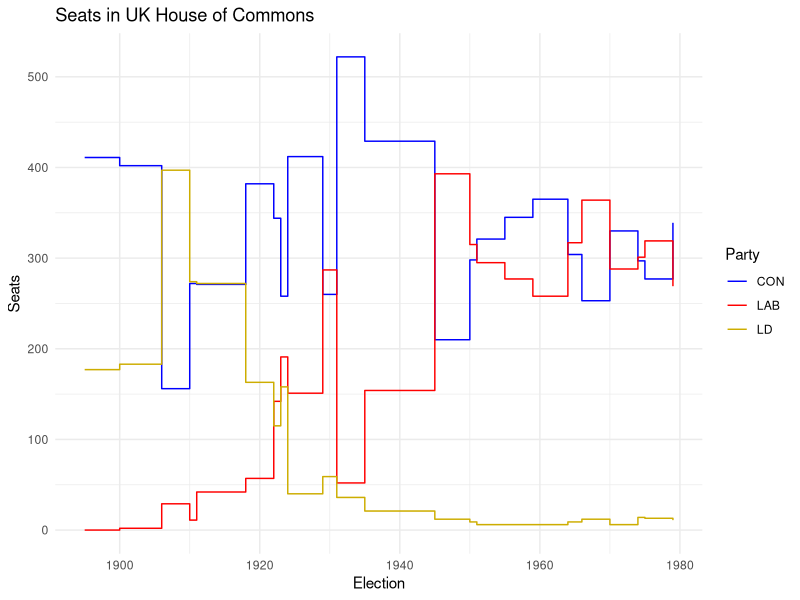
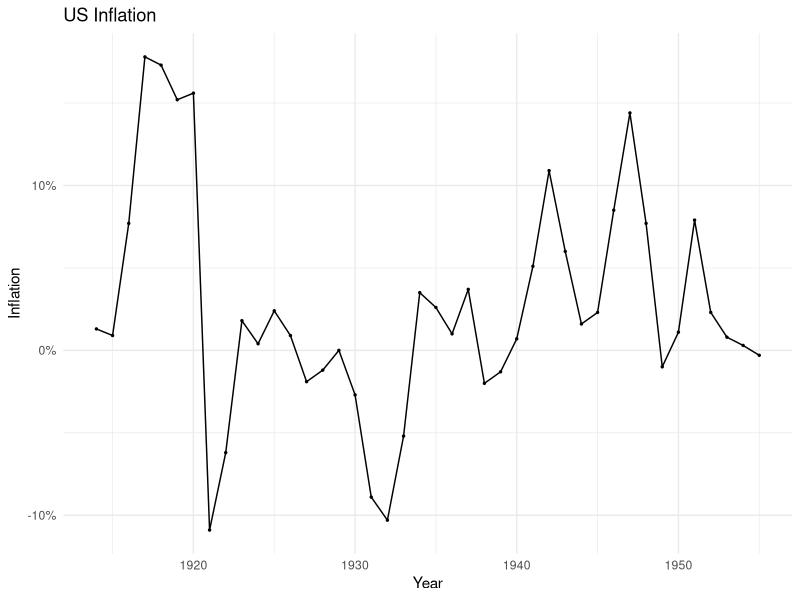
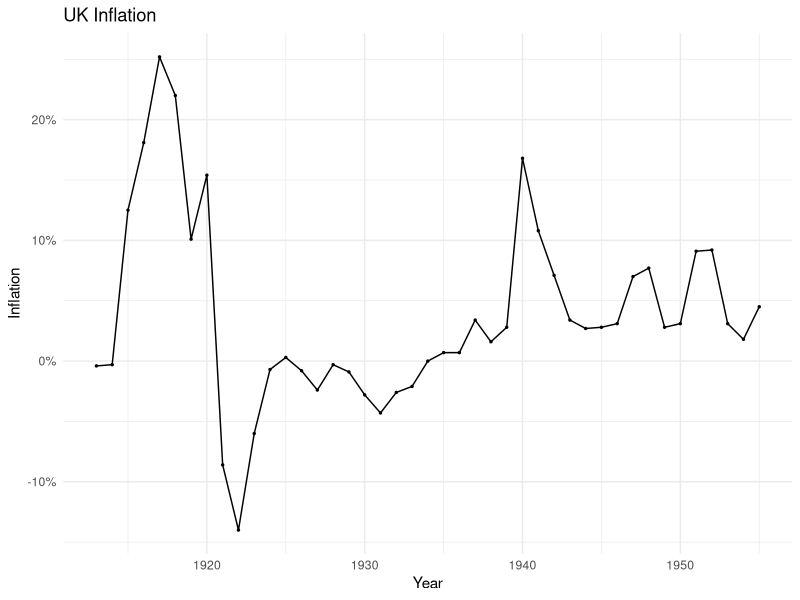

Source code (R) for these figures, in order:
## ---- chunk 1
#| warning: false
#| cache: true
require(tidyverse)
require(readxl)
tps <- read_excel("tps.xlsx")
tps <- tps |>
  filter(Election <= 1979) |>
  filter(Party %in% c("CON", "LAB", "LD"))

my_colors <- c("blue", "red", "gold3")

tps_graph <- ggplot(tps, aes(x = Election, y = Seats, color = Party)) +
  geom_step() +
  theme_minimal() +
  scale_color_manual(values = my_colors) +
  labs(title = "Seats in UK House of Commons")

tps_graph
## ---- chunk 2
#| warning: false
#| cache: true
require(tidyverse)
require(readxl)
infl <- read_excel("us-inflation.xlsx")

infl_graph <- ggplot(infl, aes(x = Year, y = Inflation, label = Inflation)) +
  geom_line() +
  geom_point(size = 0.5) +
#  geom_text(check_overlap = TRUE) +
  theme_minimal() +
  scale_y_continuous(labels = scales::percent) +
#  scale_color_manual(values = my_colors) +
  labs(title = "US Inflation")

infl_graph
## ---- chunk 3
#| warning: false
#| cache: true
require(tidyverse)
require(readxl)
infl_uk <- read_csv("uk-inflation.csv", show_col_types = FALSE) |>
  filter(Year >= 1913, Year <=1955) |>
  mutate(Inflation = Inflation/100)


infl_graph_uk <- ggplot(infl_uk, aes(x = Year, y = Inflation, label = Inflation)) +
  geom_line() +
  geom_point(size = 0.5) +
#  geom_text(check_overlap = TRUE) +
  theme_minimal() +
  scale_y_continuous(labels = scales::percent) +
#  scale_color_manual(values = my_colors) +
  labs(title = "UK Inflation")

infl_graph_uk
